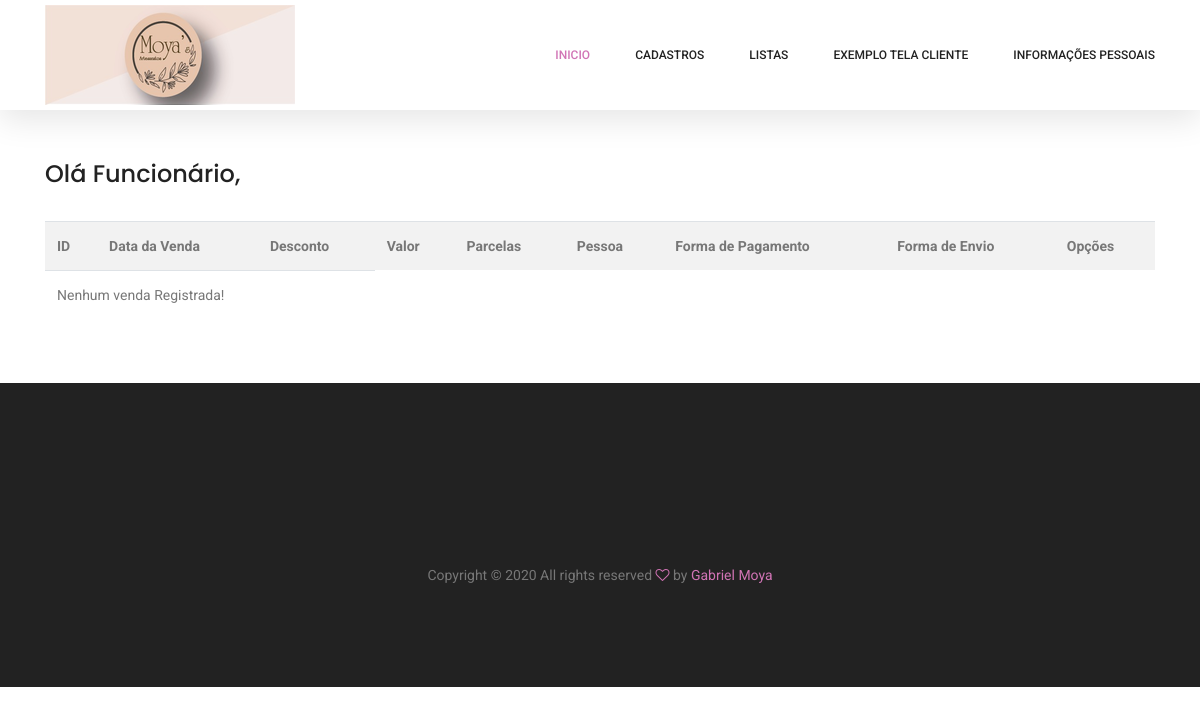
Before: /adm/listar/vendas/ (signed in) with the older database file.
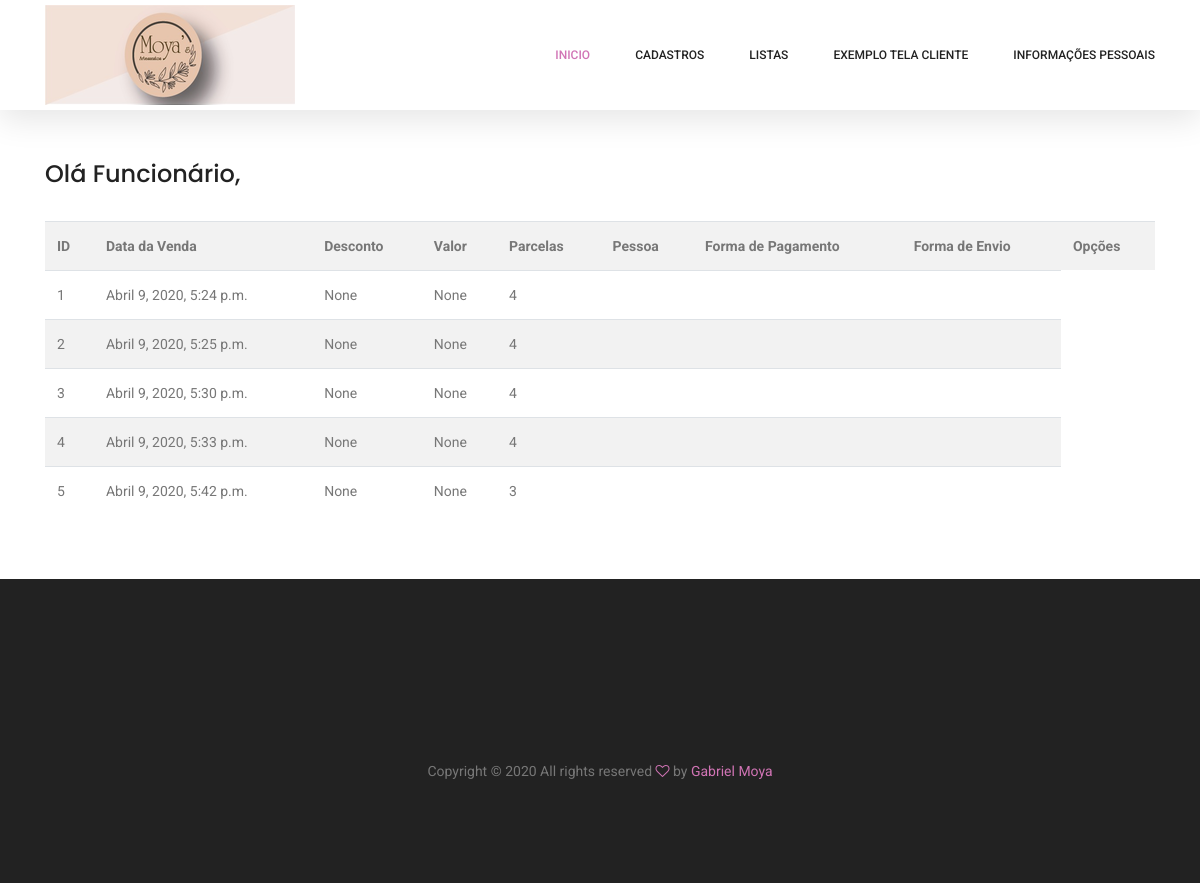
After: the same page with the newer database file.
### cadastros/models.py (models this page shows, shortened)
class Venda(models.Model):
    data_da_venda = models.DateTimeField(auto_now=True)
    desconto = models.CharField(max_length=4, null=True, blank=True)
    valor = models.DecimalField(max_digits=50, decimal_places=2,null=True, blank=True)
    parcelas = models.IntegerField()
    forma_pagamento = models.ForeignKey(FormaPagamento, on_delete=models.PROTECT,null=True, blank=True)
    forma_envio = models.ForeignKey(FormaEnvio, on_delete=models.PROTECT,null=True, blank=True)
    usuario = models.ForeignKey(User, on_delete=models.PROTECT)

### cadastros/views.py (the view)
# urls.py: path('adm/listar/vendas/', VendaList.as_view(), name="listar-vendas"),
class VendaList(LoginRequiredMixin, ListView):
    model = Venda
    template_name = 'cadastros/listar_vendas.html'
    login_url = reverse_lazy('login')
    def get_queryset(self):
       self.object_list = Venda.objects.filter(usuario=self.request.user)
       return self.object_list

### cadastros/templates/cadastros/listar_vendas.html
{% extends 'cadastros/formulario.html' %}
{% load crispy_forms_tags %}
{% block conteudo %}
<div class="container mt-5 py-5">
    <div class="row pt-5 mt-3">
        <div class="col-lg">
            {% if request.user.groups.all.0.name == "Administrador" %}
            <h3>Olá Admin,</h3><br>
            {% else %}
            <h3>Olá Funcionário,</h3><br>
            {% endif %}
            <table class="table table-striped">
                <tr>
                    <th>ID</th>
                    <th>Data da Venda</th>
                    <th>Desconto</th>
                    <th>Valor</th>
                    <th>Parcelas</th>
                    <th>Pessoa</th>
                    <th>Forma de Pagamento</th>
                    <th>Forma de Envio</th>
                    <th>Opções</th>
                </tr>
                {% for venda in object_list %}
                <tr>
                    <td>{{venda.pk}}</td>
                    <td>{{venda.data_da_venda}}</td>
                    <td>{{venda.desconto}}</td>
                    <td>{{venda.valor}}</td>
                    <td>{{venda.parcelas}}</td>
                    <td>{{venda.pessoa.nome}}</td>
                    <td>{{venda.formaPagamento.nome}}</td>
                    <td>{{venda.formaEnvio.nome}}</td>
                </tr>
                {% empty %}
                <tr>
                    <td colspan="3">Nenhum venda Registrada!</td>
                </tr>
                {% endfor %}
            </table>
        </div>
    </div>
</div>
{% endblock %}

Changed rows visible on the page:
added Venda: pk "1", data_da_venda "Abril 9, 2020, 5:24 p.m.", desconto "None", valor "None", parcelas "4"
added Venda: pk "2", data_da_venda "Abril 9, 2020, 5:25 p.m.", desconto "None", valor "None", parcelas "4"
added Venda: pk "3", data_da_venda "Abril 9, 2020, 5:30 p.m.", desconto "None", valor "None", parcelas "4"
added Venda: pk "4", data_da_venda "Abril 9, 2020, 5:33 p.m.", desconto "None", valor "None", parcelas "4"
added Venda: pk "5", data_da_venda "Abril 9, 2020, 5:42 p.m.", desconto "None", valor "None", parcelas "3"
Other visible differences:
text no longer shown: "Nenhum venda Registrada!"
